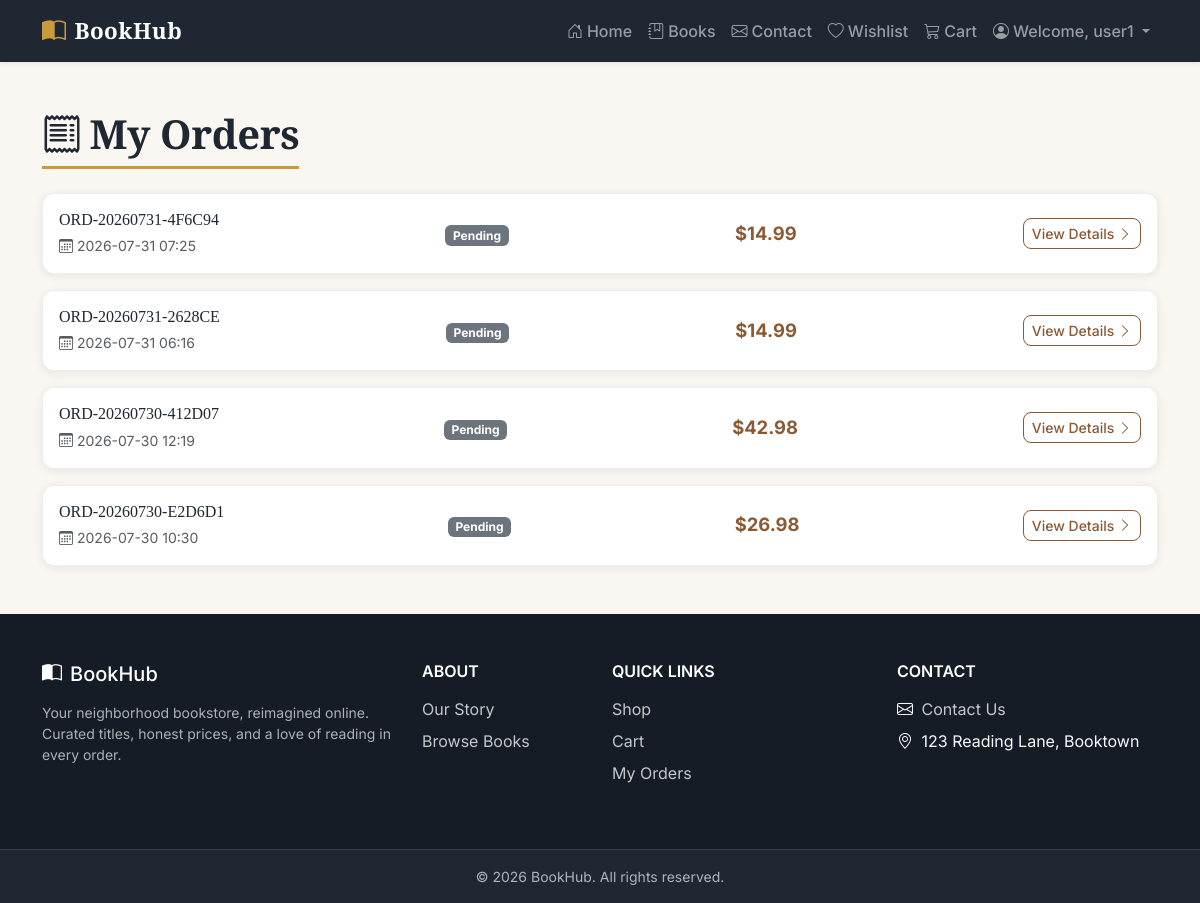
/orders (signed in), run on the app's committed database.
### models.py (models this page shows, shortened)
class Customer(db.Model):
    id = db.Column(db.Integer, primary_key=True)
    first_name = db.Column(db.String(100), nullable=False)
    last_name = db.Column(db.String(100), nullable=False)
    username = db.Column(db.String(80), unique=True, nullable=False)
    email = db.Column(db.String(150), unique=True, nullable=False)
    phone = db.Column(db.String(30), nullable=True)
    password_hash = db.Column(db.String(255), nullable=False)
    created_at = db.Column(db.DateTime, nullable=False, default=datetime.utcnow)

class Order(db.Model):
    __tablename__ = "orders"
    id = db.Column(db.Integer, primary_key=True)
    order_number = db.Column(db.String(20), unique=True, nullable=True)
    customer_id = db.Column(db.Integer, db.ForeignKey("customer.id"), nullable=True)
    customer = db.relationship("Customer", backref="orders")
    full_name = db.Column(db.String(150), nullable=False)
    email = db.Column(db.String(150), nullable=False)
    phone = db.Column(db.String(30), nullable=False)
    address_line1 = db.Column(db.String(255), nullable=False)
    address_line2 = db.Column(db.String(255), nullable=True)
    city = db.Column(db.String(100), nullable=False)
    state = db.Column(db.String(100), nullable=False)
    postal_code = db.Column(db.String(20), nullable=False)
    country = db.Column(db.String(100), nullable=False)
    total = db.Column(db.Float, nullable=False, default=0.0)
    status = db.Column(db.String(20), nullable=False, default="Pending")
    created_at = db.Column(db.DateTime, nullable=False, default=datetime.utcnow)
    items = db.relationship("OrderItem", backref="order", cascade="all, delete-orphan")

### app.py (the view)
@app.route("/orders")
@customer_login_required
def order_history():
    orders = (
        Order.query.filter_by(customer_id=session["customer_id"])
        .order_by(Order.created_at.desc())
        .all()
    )
    return render_template("order_history.html", orders=orders)

### app.py (called while the page is built)
def customer_login_required(view_func):
    @wraps(view_func)
    def wrapped_view(*args, **kwargs):
        if not session.get("customer_id"):
            return redirect(url_for("customer_login", next=request.path))
        return view_func(*args, **kwargs)
    return wrapped_view

@app.template_global()
def current_customer_name():
    if not session.get("customer_id"):
        return None
    customer = Customer.query.get(session["customer_id"])
    return customer.first_name if customer else None

@app.template_global()
def wishlist_item_count():
    if not session.get("customer_id"):
        return 0
    return WishlistItem.query.filter_by(customer_id=session["customer_id"]).count()

@app.template_global()
def cart_item_count():
    cart = session.get("cart", {})
    return sum(cart.values())

### templates/order_history.html (shortened to what this page needs)
{% extends "base.html" %}
{% block content %}
<div class="container py-5">
    <h1 class="mb-4"><i class="bi bi-receipt me-2"></i>My Orders</h1>
    {% if orders %}
    <div class="row g-3">
        {% for order in orders %}
        <div class="col-12">
            <div class="card order-card">
                <div class="card-body d-flex flex-wrap justify-content-between align-items-center gap-3">
                    <div>
                        <h6 class="mb-1">{{ order.order_number }}</h6>
                        <small class="text-muted"><i class="bi bi-calendar3 me-1"></i>{{ order.created_at.strftime("%Y-%m-%d %H:%M") }}</small>
                    </div>
                    <div>
                        {% if order.status == "Pending" %}
                        <span class="badge bg-secondary">{{ order.status }}</span>
                        {% elif order.status == "Processing" %}
                        <span class="badge bg-info text-dark">{{ order.status }}</span>
                        {% elif order.status == "Shipped" %}
                        <span class="badge bg-primary">{{ order.status }}</span>
                        {% elif order.status == "Delivered" %}
                        <span class="badge bg-success">{{ order.status }}</span>
                        {% elif order.status == "Cancelled" %}
                        <span class="badge bg-danger">{{ order.status }}</span>
                        {% else %}
                        <span class="badge bg-secondary">{{ order.status }}</span>
                        {% endif %}
                    </div>
                    <div class="order-card-total">${{ "%.2f"|format(order.total) }}</div>
                    <a href="{{ url_for('order_details', order_number=order.order_number) }}" class="btn btn-sm btn-outline-primary">
                        View Details <i class="bi bi-chevron-right"></i>
                    </a>
                </div>
            </div>
        </div>
        {% endfor %}
    </div>
    {% endif %}
</div>
{% endblock %}

### templates/base.html (shortened to what this page needs)
<!DOCTYPE html>
<html lang="en">
<head>
    <link href="https://cdn.jsdelivr.net/npm/bootstrap@5.3.3/dist/css/bootstrap.min.css" rel="stylesheet">
    <link href="https://cdn.jsdelivr.net/npm/bootstrap-icons@1.11.3/font/bootstrap-icons.css" rel="stylesheet">
    <link href="{{ url_for('static', filename='css/style.css') }}" rel="stylesheet">
</head>
<body>
    <nav class="navbar navbar-expand-lg navbar-dark site-navbar sticky-top shadow-sm">
        <div class="container">
            <a class="navbar-brand d-flex align-items-center gap-2" href="{{ url_for('home') }}">
                <i class="bi bi-book-half fs-4"></i>
                <span class="brand-text">BookHub</span>
            </a>
            <div class="collapse navbar-collapse" id="navbarNav">
                <ul class="navbar-nav ms-auto align-items-lg-center">
                    <li class="nav-item">
                        <a class="nav-link" href="{{ url_for('home') }}"><i class="bi bi-house-door me-1"></i>Home</a>
                    </li>
                    <li class="nav-item">
                        <a class="nav-link" href="{{ url_for('books') }}"><i class="bi bi-journal-bookmark me-1"></i>Books</a>
                    </li>
                    {% if session.get('admin_id') %}
                    <li class="nav-item dropdown">
                        <a class="nav-link dropdown-toggle" href="#" role="button" data-bs-toggle="dropdown" aria-expanded="false">
                            <i class="bi bi-tools me-1"></i>Admin: {{ current_admin_username() }}
                        </a>
                        <ul class="dropdown-menu dropdown-menu-end">
                            <li><a class="dropdown-item" href="{{ url_for('admin') }}"><i class="bi bi-speedometer2 me-2"></i>Dashboard</a></li>
                            <li><a class="dropdown-item" href="{{ url_for('admin_orders') }}"><i class="bi bi-receipt me-2"></i>Orders</a></li>
                            <li><a class="dropdown-item" href="{{ url_for('admin_messages') }}"><i class="bi bi-envelope me-2"></i>Messages</a></li>
                            <li><hr class="dropdown-divider"></li>
                            <li><a class="dropdown-item" href="{{ url_for('admin_logout') }}"><i class="bi bi-box-arrow-right me-2"></i>Logout</a></li>
                        </ul>
                    </li>
                    {% elif session.get('customer_id') %}
                    <li class="nav-item">
                        <a class="nav-link" href="{{ url_for('contact') }}"><i class="bi bi-envelope me-1"></i>Contact</a>
                    </li>
                    <li class="nav-item">
                        <a class="nav-link position-relative" href="{{ url_for('wishlist') }}">
                            <i class="bi bi-heart me-1"></i>Wishlist
                        </a>
                    </li>
                    <li class="nav-item">
                        <a class="nav-link position-relative" href="{{ url_for('cart') }}">
                            <i class="bi bi-cart3 me-1"></i>Cart
                        </a>
                    </li>
                    <li class="nav-item dropdown">
                        <a class="nav-link dropdown-toggle" href="#" role="button" data-bs-toggle="dropdown" aria-expanded="false">
                            <i class="bi bi-person-circle me-1"></i>Welcome, {{ current_customer_name() }}
                        </a>
                    </li>
                    {% endif %}
                </ul>
            </div>
        </div>
    </nav>
    <main>
        {% block content %}{% endblock %}
    </main>
    <footer class="site-footer text-light mt-auto">
        <div class="container py-5">
            <div class="row gy-4">
                <div class="col-md-4">
                    <h5 class="d-flex align-items-center gap-2 mb-3">
                        <i class="bi bi-book-half"></i> BookHub
                    </h5>
                    <p class="text-footer-muted small mb-0">
                        Your neighborhood bookstore, reimagined online. Curated titles, honest prices,
                        and a love of reading in every order.
                    </p>
                </div>
                <div class="col-6 col-md-2">
                    <h6 class="text-uppercase fw-semibold mb-3">About</h6>
                    <ul class="list-unstyled footer-links">
                        <li><a href="{{ url_for('home') }}">Our Story</a></li>
                        <li><a href="{{ url_for('books') }}">Browse Books</a></li>
                    </ul>
                </div>
                <div class="col-6 col-md-3">
                    <h6 class="text-uppercase fw-semibold mb-3">Quick Links</h6>
                    <ul class="list-unstyled footer-links">
                        <li><a href="{{ url_for('books') }}">Shop</a></li>
                        <li><a href="{{ url_for('cart') }}">Cart</a></li>
                        <li>
                            {% if session.get('customer_id') %}
                            <a href="{{ url_for('order_history') }}">My Orders</a>
                            {% else %}
                            <a href="{{ url_for('customer_login') }}">My Orders</a>
                            {% endif %}
                        </li>
                    </ul>
                </div>
                <div class="col-md-3">
                    <h6 class="text-uppercase fw-semibold mb-3">Contact</h6>
                    <ul class="list-unstyled footer-links">
                        <li><i class="bi bi-envelope me-1"></i> <a href="{{ url_for('contact') }}">Contact Us</a></li>
                        <li><i class="bi bi-geo-alt me-1"></i> 123 Reading Lane, Booktown</li>
                    </ul>
                </div>
            </div>
        </div>
        <div class="footer-bottom py-3">
            <div class="container text-center small text-footer-muted">
                &copy; 2026 BookHub. All rights reserved.
            </div>
        </div>
    </footer>
</body>
</html>

### static/css/style.css (style rules this page uses)
:root { --bh-navy: #1f2733; --bh-navy-dark: #161c25; --bh-primary: #8a5a34; --bh-primary-dark: #6e4527; --bh-gold: #c99a3e; --bh-cream: #faf7f2; --bh-heading-font: "Merriweather", Georgia, serif; --bh-body-font: "Inter", "Segoe UI", system-ui, -apple-system, sans-serif; }
body { display: flex; flex-direction: column; min-height: 100vh; background-color: var(--bh-cream); font-family: var(--bh-body-font); }
main { flex: 1; }
h1, h2, h3, h4, h5, h6 { font-family: var(--bh-heading-font); color: var(--bh-navy); }
main h1 { display: inline-block; padding-bottom: .5rem; margin-bottom: 2rem; border-bottom: 3px solid var(--bh-gold); font-weight: 700; letter-spacing: -0.01em; }
.site-navbar { background-color: var(--bh-navy); }
.site-navbar .navbar-brand { font-family: var(--bh-heading-font); font-weight: 900; font-size: 1.4rem; letter-spacing: .02em; }
.site-navbar .navbar-brand i { color: var(--bh-gold); }
.site-navbar .nav-link { font-weight: 500; padding: .5rem .85rem; border-radius: .4rem; transition: color .15s ease, background-color .15s ease; }
.btn { border-radius: .5rem; font-weight: 500; transition: transform .15s ease, box-shadow .15s ease; }
.btn-outline-primary { --bs-btn-color: var(--bh-primary); --bs-btn-border-color: var(--bh-primary); --bs-btn-hover-bg: var(--bh-primary); --bs-btn-hover-border-color: var(--bh-primary); --bs-btn-active-bg: var(--bh-primary); --bs-btn-active-border-color: var(--bh-primary); }
.card { border: none; border-radius: .75rem; box-shadow: 0 2px 10px rgba(15, 23, 42, .08); transition: transform .15s ease, box-shadow .15s ease; }
.auth-card, .profile-card, .cart-card, .checkout-section-card, .order-summary-card, .order-card, .admin-stat-card, .purchase-panel { border: 1px solid rgba(31, 39, 51, .08); }
.site-footer { background-color: var(--bh-navy-dark); margin-top: 4rem; }
.site-footer h5, .site-footer h6 { color: #fff; font-family: var(--bh-body-font); }
.text-footer-muted { color: rgba(255, 255, 255, .65); }
.footer-links li { margin-bottom: .5rem; }
.footer-links a { color: rgba(255, 255, 255, .75); text-decoration: none; transition: color .15s ease; }
.footer-bottom { background-color: var(--bh-navy); border-top: 1px solid rgba(255, 255, 255, .1); }
.order-card { transition: transform .15s ease, box-shadow .15s ease; }
.order-card-total { font-size: 1.15rem; font-weight: 700; color: var(--bh-primary); }

### data on the page
Customer: first_name "user1"
Order: order_number "ORD-20260731-4F6C94", created_at "2026-07-31 07:25", status "Pending", total "14.99"
Order: order_number "ORD-20260731-2628CE", created_at "2026-07-31 06:16", status "Pending", total "14.99"
Order: order_number "ORD-20260730-412D07", created_at "2026-07-30 12:19", status "Pending", total "42.98"
Order: order_number "ORD-20260730-E2D6D1", created_at "2026-07-30 10:30", status "Pending", total "26.98"
